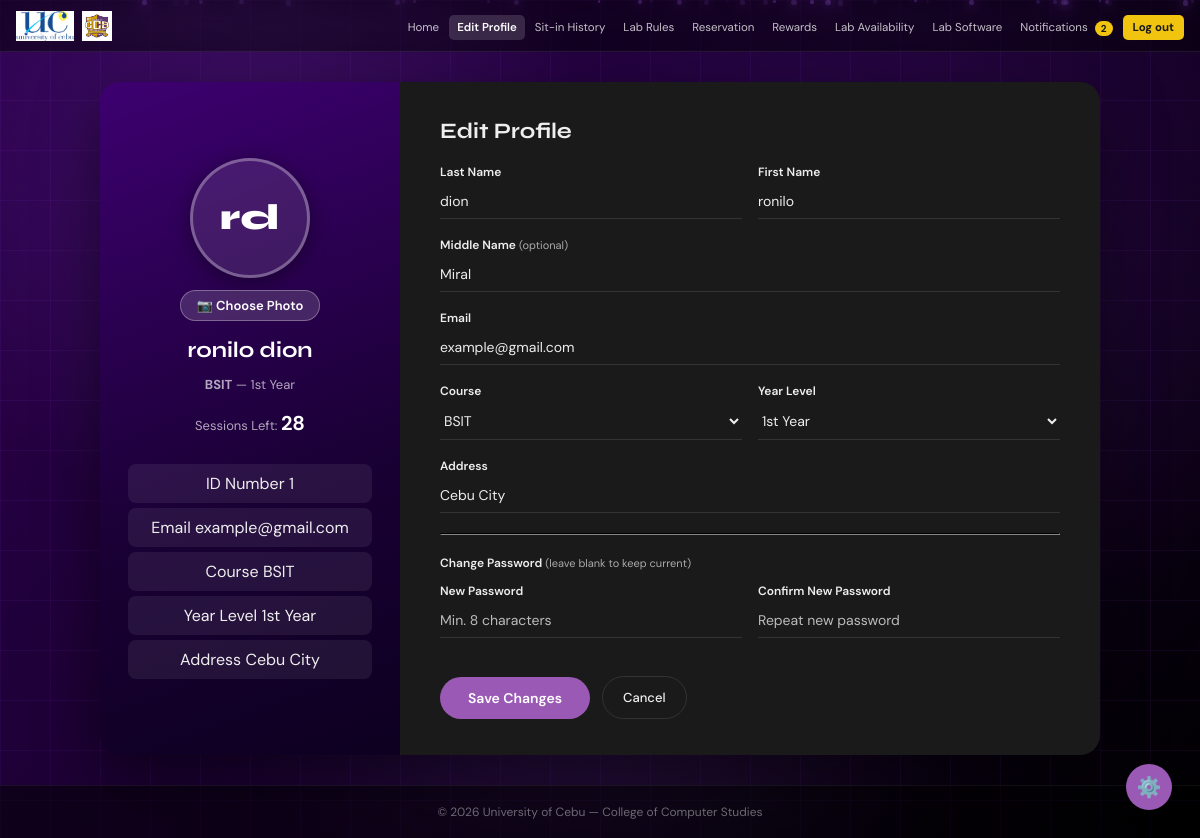
/student/profile (signed in), run on an earlier commit of the app's database.
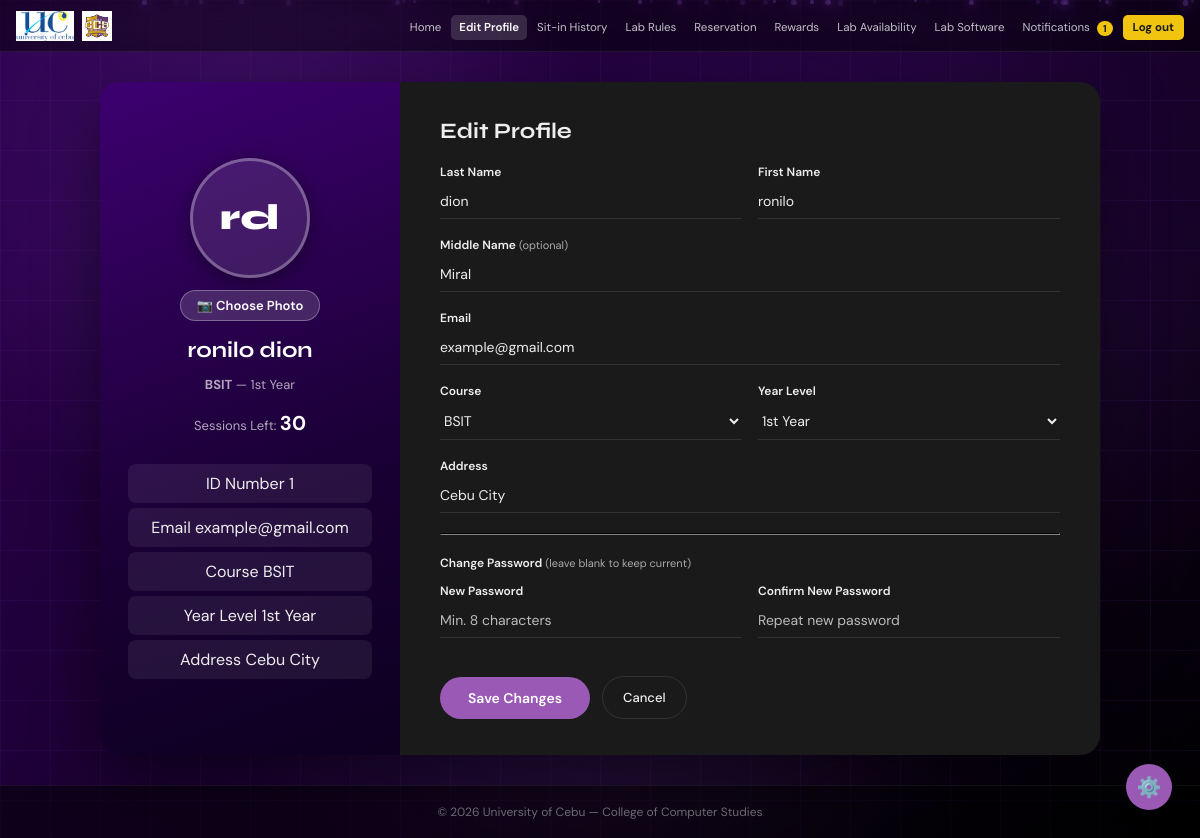
And on a later commit of the database.
### tables this page shows
CREATE TABLE users (
        id INTEGER PRIMARY KEY AUTOINCREMENT,
        idnum TEXT NOT NULL UNIQUE,
        lastname TEXT NOT NULL,
        firstname TEXT NOT NULL,
        midname TEXT,
        email TEXT NOT NULL UNIQUE,
        course TEXT NOT NULL,
        level TEXT NOT NULL,
        address TEXT NOT NULL,
        password TEXT NOT NULL,
        sessions INTEGER NOT NULL DEFAULT 30,
        photo TEXT DEFAULT NULL
    );

### app.py (the view, shortened to what this page needs)
@app.route('/student/profile', methods=['GET', 'POST'])
def student_profile():
    if not student_required():
        return redirect(url_for('login'))
    conn = get_db()
    student = conn.execute('SELECT * FROM users WHERE id=?', (session['user_id'],)).fetchone()
    error = success = None
    conn.close()
    return render_template('student/profile.html', student=student, error=error, success=success)

### app.py (called while the page is built, shortened)
def get_db():
    conn = sqlite3.connect(os.path.join(BASE_DIR, 'database.db'))
    conn.row_factory = sqlite3.Row
    return conn

@app.before_request
def csrf_protect():
    if 'csrf_token' not in session:
        session['csrf_token'] = secrets.token_hex(16)
    if request.method == "POST":
        token = session.get('csrf_token', '')
        form_token = request.form.get('csrf_token', '')
        if not token or token != form_token:
            flash('Invalid request. Please try again.', 'error')
            return redirect(request.url)

@app.context_processor
def inject_unread_count():
    if 'user_id' in session and session.get('role') == 'student':
        conn = get_db()
        count = conn.execute('''
            SELECT COUNT(*) FROM notifications
            WHERE is_read = 0 AND (idnum = ? OR idnum = 'global')
        ''', (session['user_idnum'],)).fetchone()[0]
        conn.close()
        return dict(unread_count=count)

def student_required():
    return 'user_id' in session and session.get('role') == 'student'

### templates/student/profile.html (shortened to what the changed rows need)
<!DOCTYPE html>
<html lang="en" data-theme="dark">
<head>
  <link href="https://cdnjs.cloudflare.com/ajax/libs/toastr.js/latest/toastr.min.css" rel="stylesheet"/>
  <link rel="stylesheet" href="{{ url_for('static', filename='style.css') }}" />
</head>
<body>
  <nav>
    <ul class="nav-links">
      <li>
        <a href="{{ url_for('student_notifications') }}">
          Notifications
          {% if unread_count > 0 %}
            <span class="notification-badge">{{ unread_count }}</span>
          {% endif %}
        </a>
      </li>
    </ul>
  </nav>
  <main class="auth-main">
    <div class="split-card" style="max-width:1000px; min-height:620px;">
      <div class="split-left">
        <div class="profile-photo-section">
          <div class="profile-photo-preview">
            {% if student['photo'] %}
              <img src="{{ url_for('static', filename='uploads/' + student['photo']) }}" alt="Profile" id="preview-img" />
            {% else %}
              <span class="profile-placeholder" id="preview-placeholder">
                {{ student['firstname'][0] }}{{ student['lastname'][0] }}
              </span>
            {% endif %}
          </div>
          <label for="photo-input" class="btn-choose-photo">📷 Choose Photo</label>
        </div>
        <h2 class="split-title" style="margin-top:16px;">{{ student['firstname'] }} {{ student['lastname'] }}</h2>
        <p class="split-desc" style="margin-bottom:4px;"><strong>{{ student['course'] }}</strong> — {{ student['level'] }}</p>
        <p class="split-desc" style="margin-top:8px;">Sessions Left: <strong style="color:#fff; font-size:20px;">{{ student['sessions'] }}</strong></p>
        <div style="width:100%; margin-top:20px;">
          <div class="info-row">
            <span class="info-lbl">ID Number</span>
            <span class="info-val">{{ student['idnum'] }}</span>
          </div>
          <div class="info-row">
            <span class="info-lbl">Email</span>
            <span class="info-val">{{ student['email'] }}</span>
          </div>
          <div class="info-row">
            <span class="info-lbl">Course</span>
            <span class="info-val">{{ student['course'] }}</span>
          </div>
          <div class="info-row">
            <span class="info-lbl">Year Level</span>
            <span class="info-val">{{ student['level'] }}</span>
          </div>
          <div class="info-row">
            <span class="info-lbl">Address</span>
            <span class="info-val">{{ student['address'] or '—' }}</span>
          </div>
        </div>
      </div>
      <div class="split-right">
        <h2 class="form-title">Edit Profile</h2>
        <form method="POST" enctype="multipart/form-data">
          <div class="name-row">
            <div class="flat-field"><label>Last Name</label><input type="text" name="lastname" value="{{ student['lastname'] }}" required /></div>
            <div class="flat-field"><label>First Name</label><input type="text" name="firstname" value="{{ student['firstname'] }}" required /></div>
          </div>
          <div class="flat-field"><label>Middle Name <span class="optional">(optional)</span></label><input type="text" name="midname" value="{{ student['midname'] or '' }}" /></div>
          <div class="flat-field"><label>Email</label><input type="email" name="email" value="{{ student['email'] }}" required /></div>
          <div class="name-row">
            <div class="flat-field">
              <label>Course</label>
              <select name="course">
                <option {% if student['course'] == 'BSIT' %}selected{% endif %}>BSIT</option>
              </select>
            </div>
            <div class="flat-field">
              <label>Year Level</label>
              <select name="level">
                <option {% if student['level'] == '1st Year' %}selected{% endif %}>1st Year</option>
              </select>
            </div>
          </div>
          <div class="flat-field"><label>Address</label><input type="text" name="address" value="{{ student['address'] }}" required /></div>
        </form>
      </div>
    </div>
  </main>
</body>
</html>

What changed in the data, as far as the page shows it:
changed users "ronilo": sessions "28" → "30"
Also different on the page:
{{ unread_count }}: "2" → "1"
